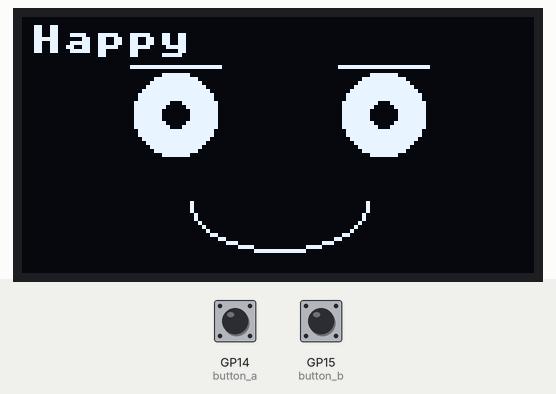
This program was run on a simulated Raspberry Pi Pico running MicroPython. On the bench: 128×64 one-colour display. Inputs (shaded band) come from the test bench; at power-on: GP14 (button_a) HIGH, GP15 (button_b) HIGH. Library files of the repository ran but are not shown: ssd1306.py.

Above: at 1.2 s.
1.3 s: GP14 (button_a) pulled LOW for 0.15 s
At 2.1 s:
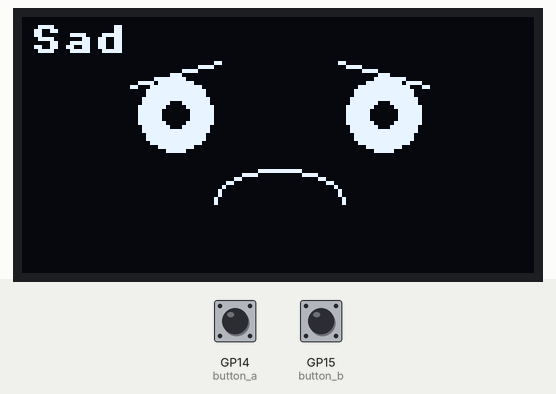
2.9 s: GP14 (button_a) pulled LOW for 1 s
At 3.4 s:
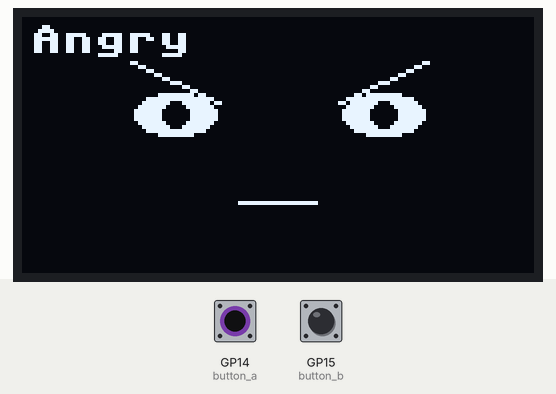
5.4 s: GP14 (button_a) pulled LOW for 0.15 s
At 6.3 s:
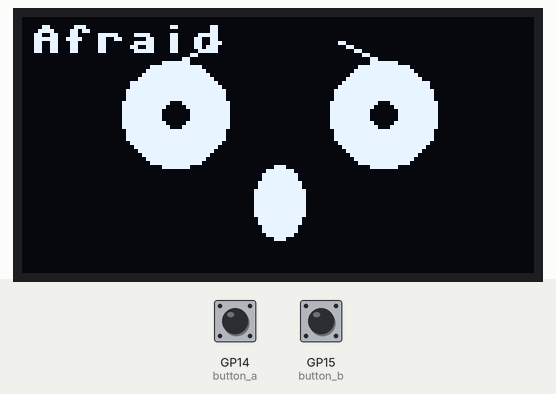
7.0 s: GP14 (button_a) pulled LOW for 3.2 s
At 7.6 s:
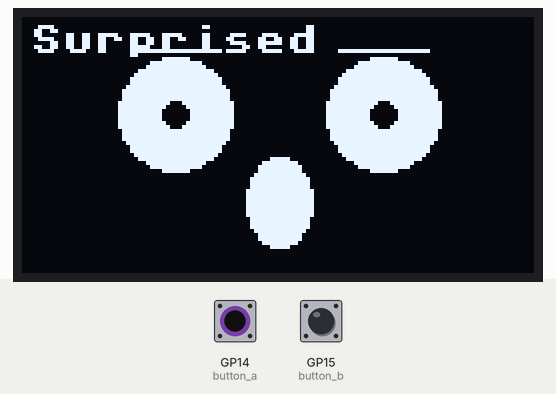
11.7 s: GP14 (button_a) pulled LOW for 0.15 s
At 12.4 s:
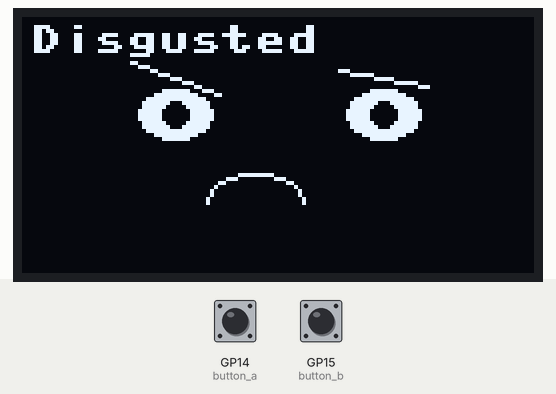
13.3 s: GP14 (button_a) pulled LOW for 1 s
At 13.6 s:
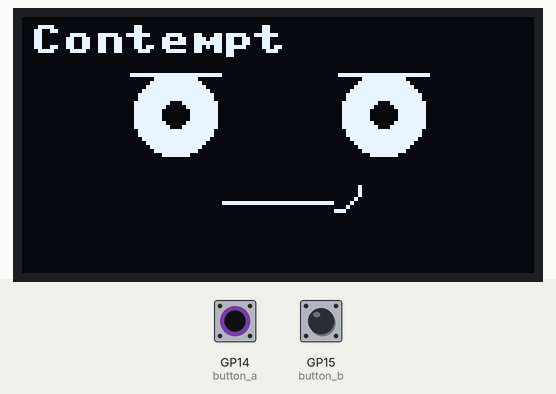
Timing chart, 0 to 16.3 s (numbered marks = the images above; inputs shaded):
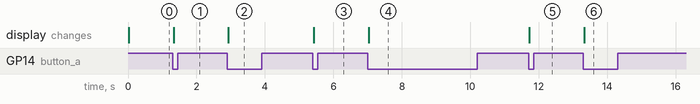

Measured:
- after the input at 1.3 s, the display: changes at once (image 1)
- after the input at 2.9 s, the display: changes at once (image 2)
- after the input at 5.4 s, the display: changes at once (image 3)
- after the input at 7.0 s, the display: changes at once (image 4)
- after the input at 11.7 s, the display: changes at once (image 5)
- after the input at 13.3 s, the display: changes at once (image 6)

The program:

19-emotion-modes.py
```python
# Lab 19: Expression Menu
# The mode-switching pattern from Lab 18, applied to all seven Ekman
# emotions instead of demo shapes. Button A steps forward through the
# list, button B steps back, and the emotion's name is drawn in the
# corner so you always know which expression is on screen.

import config
from utime import sleep

oled = config.init_display()
button_a, button_b = config.init_buttons()

WHITE = config.WHITE
BLACK = config.BLACK
NO_FILL = config.NO_FILL
FILL = config.FILL

TOP_RIGHT = 1
TOP_LEFT = 2
BOTTOM_LEFT = 4
BOTTOM_RIGHT = 8
TOP_HALF = 3      # frown
BOTTOM_HALF = 12  # smile

HALF_WIDTH = config.WIDTH // 2
EYE_SPACING = 26
LEFT_EYE_X = HALF_WIDTH - EYE_SPACING
RIGHT_EYE_X = HALF_WIDTH + EYE_SPACING
EYE_Y = 24
PUPIL_RADIUS = 3

EYEBROW_HALF_WIDTH = 11
EYEBROW_Y = EYE_Y - 10

MOUTH_Y = 46


def draw_eye(x, rx, ry):
    oled.ellipse(x, EYE_Y, rx, ry, WHITE, FILL)
    oled.ellipse(x, EYE_Y, PUPIL_RADIUS, PUPIL_RADIUS, BLACK, FILL)


def draw_eyes(rx, ry):
    draw_eye(LEFT_EYE_X, rx, ry)
    draw_eye(RIGHT_EYE_X, rx, ry)


def draw_eyebrow(x, side, tilt, lift):
    y = EYEBROW_Y - lift
    outer_x = x - (EYEBROW_HALF_WIDTH * side)
    inner_x = x + (EYEBROW_HALF_WIDTH * side)
    oled.line(outer_x, y - tilt, inner_x, y + tilt, WHITE)


def draw_eyebrows(tilt_left, tilt_right, lift=0):
    draw_eyebrow(LEFT_EYE_X, 1, tilt_left, lift)
    draw_eyebrow(RIGHT_EYE_X, -1, tilt_right, lift)


def draw_mouth_curve(radius_x, radius_y, mask):
    oled.ellipse(HALF_WIDTH, MOUTH_Y, radius_x, radius_y, WHITE, NO_FILL, mask)


def draw_mouth_flat(half_width):
    oled.hline(HALF_WIDTH - half_width, MOUTH_Y, half_width * 2, WHITE)


def draw_mouth_open(radius_x, radius_y):
    oled.ellipse(HALF_WIDTH, MOUTH_Y, radius_x, radius_y, WHITE, FILL)


def draw_mouth_smirk(half_width, side):
    oled.hline(HALF_WIDTH - half_width, MOUTH_Y, half_width * 2, WHITE)
    corner_x = HALF_WIDTH + (half_width * side)
    mask = BOTTOM_RIGHT if side > 0 else BOTTOM_LEFT
    oled.ellipse(corner_x, MOUTH_Y - 4, 6, 6, WHITE, NO_FILL, mask)


def draw_happy():
    draw_eyes(10, 10)
    draw_eyebrows(0, 0, lift=2)
    draw_mouth_curve(22, 12, BOTTOM_HALF)


def draw_sad():
    draw_eyes(9, 9)
    draw_eyebrows(-3, -3, lift=0)
    draw_mouth_curve(16, 8, TOP_HALF)


def draw_angry():
    draw_eyes(10, 5)
    draw_eyebrows(5, 5, lift=-2)
    draw_mouth_flat(10)


def draw_afraid():
    draw_eyes(13, 13)
    draw_eyebrows(-5, -5, lift=3)
    draw_mouth_open(6, 9)


def draw_surprised():
    draw_eyes(14, 14)
    draw_eyebrows(0, 0, lift=6)
    draw_mouth_open(8, 11)


def draw_disgusted():
    draw_eyes(9, 6)
    draw_eyebrows(4, -2, lift=-1)
    oled.ellipse(HALF_WIDTH - 6, MOUTH_Y, 12, 7, WHITE, NO_FILL, TOP_HALF)


def draw_contempt():
    draw_eyes(10, 10)
    draw_eyebrows(0, 0, lift=0)
    draw_mouth_smirk(14, 1)


EMOTIONS = (
    ("Happy", draw_happy),
    ("Sad", draw_sad),
    ("Angry", draw_angry),
    ("Afraid", draw_afraid),
    ("Surprised", draw_surprised),
    ("Disgusted", draw_disgusted),
    ("Contempt", draw_contempt),
)


def show_emotion(index):
    name, draw = EMOTIONS[index]
    oled.fill(BLACK)
    draw()
    oled.text(name, 2, 2, WHITE)
    oled.show()


def pressed(button):
    if button.value() == 1:
        return False
    sleep(0.02)
    return button.value() == 0


def wait_for_release(button):
    while button.value() == 0:
        sleep(0.01)


emotion_index = 0
show_emotion(emotion_index)

while True:
    if pressed(button_a):
        emotion_index = (emotion_index + 1) % len(EMOTIONS)
        show_emotion(emotion_index)
        wait_for_release(button_a)

    if pressed(button_b):
        emotion_index = (emotion_index - 1) % len(EMOTIONS)
        show_emotion(emotion_index)
        wait_for_release(button_b)

    sleep(0.01)
```

config.py
```python
# Hardware configuration for the OLED Two-Button Pico kit.
# Every numbered lab in this folder imports this file instead of repeating
# pin numbers, so the whole kit only needs to be described in one place.

from machine import Pin, SPI
import ssd1306

WIDTH = 128
HEIGHT = 64

# 2.42" SSD1306/SSD1309 SPI display
SCL_PIN = 2
SDA_PIN = 3
RES_PIN = 4
DC_PIN = 5
CS_PIN = 6

# Two momentary push buttons. Each button's other leg goes to GND, and
# PULL_UP holds the pin at 1 until a press pulls it to 0.
BUTTON_A_PIN = 14
BUTTON_B_PIN = 15

WHITE = 1
BLACK = 0
NO_FILL = 0
FILL = 1


def init_display():
    clock = Pin(SCL_PIN)
    data = Pin(SDA_PIN)
    res = Pin(RES_PIN)
    dc = Pin(DC_PIN)
    cs = Pin(CS_PIN)
    spi = SPI(0, sck=clock, mosi=data)
    return ssd1306.SSD1306_SPI(WIDTH, HEIGHT, spi, dc, res, cs)


def init_buttons():
    button_a = Pin(BUTTON_A_PIN, Pin.IN, Pin.PULL_UP)
    button_b = Pin(BUTTON_B_PIN, Pin.IN, Pin.PULL_UP)
    return button_a, button_b
```
